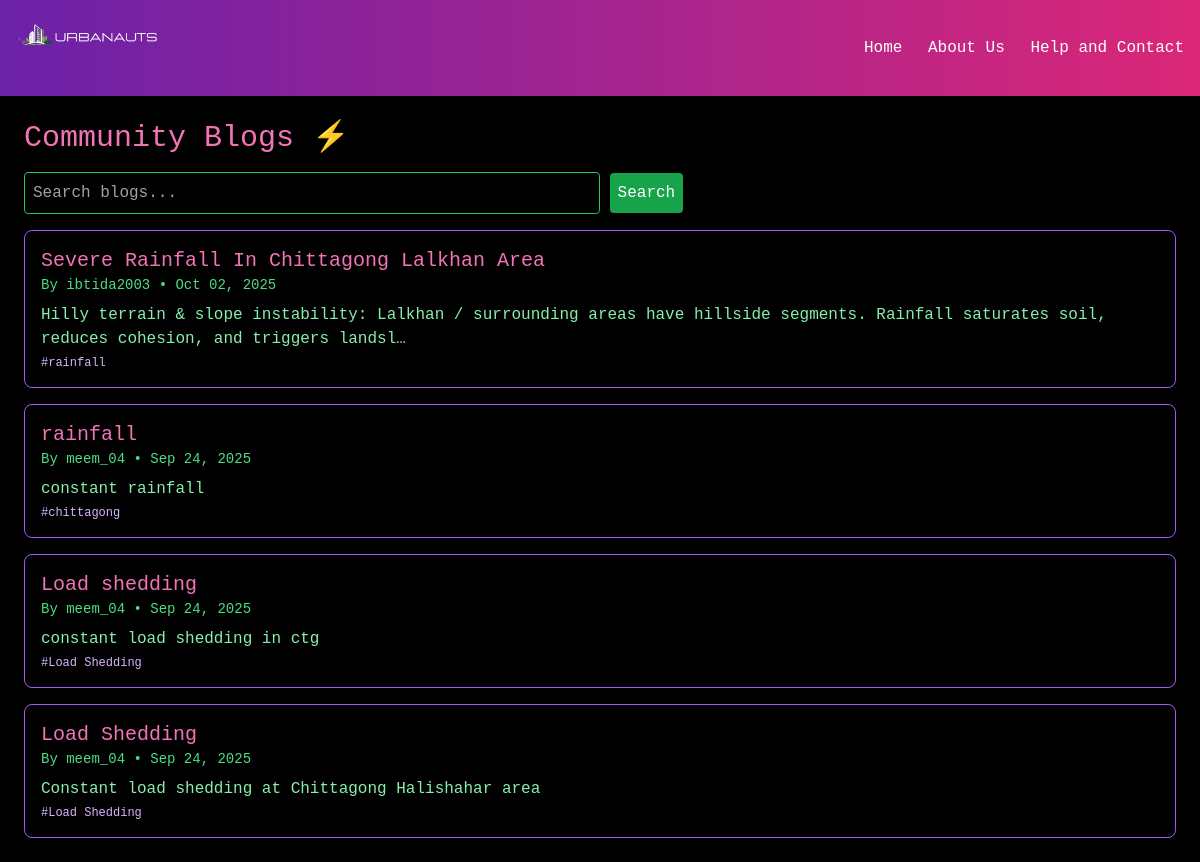
The app's page /blogs/ with its own data.
### UA/models.py (models this page shows, shortened)
class Blog(models.Model):
    author = models.ForeignKey(User, on_delete=models.CASCADE, related_name="blogs")
    title = models.CharField(max_length=200)
    content = models.TextField()
    created_at = models.DateTimeField(auto_now_add=True)
    updated_at = models.DateTimeField(auto_now=True)
    tags = models.CharField(max_length=200, blank=True, null=True)  # simple tag string

### UA/views.py (the view)
# urls.py: path("blogs/", views.blog_list, name="blog_list"),
def blog_list(request):
    query = request.GET.get("q")
    if query and query.strip():
        blogs = Blog.objects.filter(
            Q(title__icontains=query) |
            Q(content__icontains=query) |
            Q(tags__icontains=query)
        ).order_by("-created_at")
    else:
        blogs = Blog.objects.all().order_by("-created_at")
    return render(request, "blog_list.html", {"blogs": blogs})

### UA/templates/blog_list.html (shortened to what this page needs)
{% load static %}
<!DOCTYPE html>
<html lang="en">
<head>
  <script src="https://cdn.tailwindcss.com"></script>
</head>
<body class="bg-black text-green-400 font-mono min-h-screen flex flex-col">
   <nav class="bg-gradient-to-r from-purple-800 to-pink-600 p-4 flex justify-between items-center">
   <a href="/" class="flex items-center">
        <img src="{% static 'logo.png' %}"
             alt="Urbanauts Logo"
             class="h-36 w-auto object-contain -my-10">
      </a>
  <div class="space-x-4">
    <a href="{% url 'home' %}" class="text-white hover:text-green-300">Home</a>
    <a href="{% url 'about' %}" class="text-white hover:text-green-300">About Us</a>
    <a href="{% url 'contact' %}" class="text-white hover:text-green-300">Help and Contact</a>
  </div>
</nav>
  <main class="flex-1 p-6">
    <h1 class="text-pink-400 text-3xl mb-4">Community Blogs ⚡</h1>
    <form method="get" class="mb-4">
      <input type="text" name="q" placeholder="Search blogs..."
             value="{{ request.GET.q }}"
             class="p-2 w-1/2 bg-black border border-green-500 rounded">
      <button type="submit" class="p-2 bg-green-600 text-white rounded">Search</button>
    </form>
    <div class="space-y-4">
      {% for blog in blogs %}
        <a href="{% url 'blog_detail' blog.id %}" class="block p-4 border border-purple-500 rounded-lg hover:bg-gray-900">
          <h2 class="text-xl text-pink-400">{{ blog.title }}</h2>
          <p class="text-sm">By {{ blog.author.username }} • {{ blog.created_at|date:"M d, Y" }}</p>
          <p class="mt-2 text-green-300">{{ blog.content|truncatechars:150 }}</p>
          {% if blog.tags %}
            <p class="mt-1 text-xs text-purple-300">#{{ blog.tags }}</p>
          {% endif %}
        </a>
      {% empty %}
        <p class="text-red-400">No blogs found.</p>
      {% endfor %}
    </div>
  </main>
</body>
</html>

### records on screen
Blog: title "Severe Rainfall In Chittagong Lalkhan Area", author.username "ibtida2003", created_at "Oct 02, 2025", content "Hilly terrain & slope instability: Lalkhan / surrounding areas have hillside segments. Rainfall saturates soil, reduces cohesion, and triggers landsl…", tags "rainfall"
Blog: title "rainfall", author.username "meem_04", created_at "Sep 24, 2025", content "constant rainfall", tags "chittagong"
Blog: title "Load shedding", author.username "meem_04", created_at "Sep 24, 2025", content "constant load shedding in ctg", tags "Load Shedding"
Blog: title "Load Shedding", author.username "meem_04", created_at "Sep 24, 2025", content "Constant load shedding at Chittagong Halishahar area", tags "Load Shedding"
